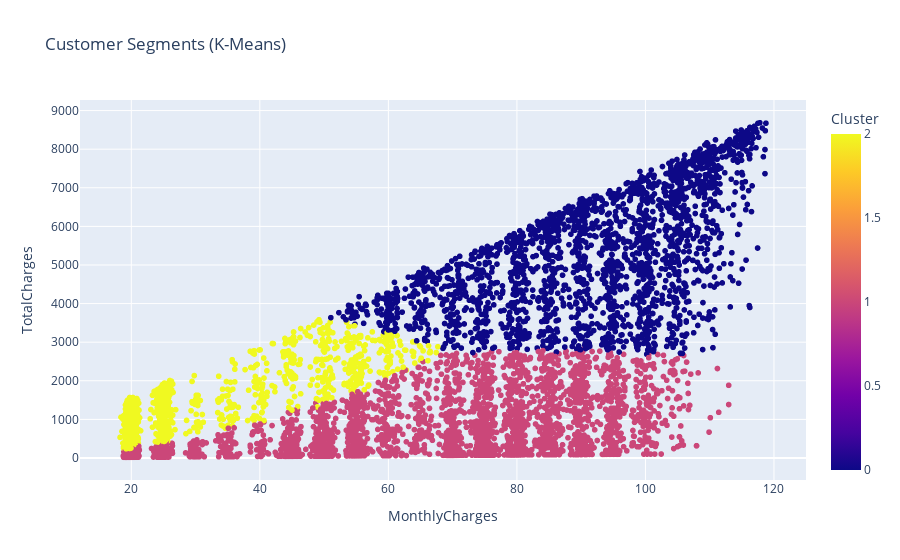

Source (notebook cell):
### Markdown cell above
# SECTION 6 
- Visualizations (EDA, Clustering, Feature Importance)

### Code cell
# ============================
# FULL VISUALIZATION + EDA + CLUSTERING
# ============================

# --- Missing Values Heatmap ---
plt.figure(figsize=(10,5))
sns.heatmap(df.isnull(), cbar=False, cmap="viridis")
plt.title("Missing Values Heatmap")
plt.show()

# --- Distribution Plots ---
num_cols = ["tenure", "MonthlyCharges", "TotalCharges"]
for col in num_cols:
    plt.figure(figsize=(7,4))
    sns.histplot(df[col], kde=True)
    plt.title(f"Distribution of {col}")
    plt.show()

# --- Pairplot ---
sns.pairplot(df[num_cols])
plt.show()

# --- Outliers ---
for col in num_cols:
    Q1 = df[col].quantile(0.25)
    Q3 = df[col].quantile(0.75)
    IQR = Q3 - Q1
    outliers = df[(df[col] < Q1 - 1.5*IQR) | (df[col] > Q3 + 1.5*IQR)]
    print(f"Outliers in {col}: {outliers.shape[0]}")

# ----------------------------
# STATISTICAL TESTS
# ----------------------------

from scipy.stats import chi2_contingency, f_oneway

cat_cols = df.select_dtypes(include="uint8").columns
for col in cat_cols:
    contingency = pd.crosstab(df[col], df["Churn"])
    chi2, p, _, _ = chi2_contingency(contingency)
    print(f"Chi-square Test for {col}: p = {p}")

for col in num_cols:
    groups = [group[col].values for _, group in df.groupby("Churn")]
    stat, p = f_oneway(*groups)
    print(f"ANOVA for {col}: p = {p}")

# ----------------------------
# K-MEANS CLUSTERING
# ----------------------------

from sklearn.cluster import KMeans
from sklearn.preprocessing import StandardScaler

segment_data = df[["tenure", "MonthlyCharges", "TotalCharges"]]
scaled = StandardScaler().fit_transform(segment_data)

# Elbow method
inertia = []
for k in range(1,10):
    kmeans = KMeans(n_clusters=k, random_state=42)
    kmeans.fit(scaled)
    inertia.append(kmeans.inertia_)

plt.plot(range(1,10), inertia, "o-")
plt.title("Elbow Method")
plt.xlabel("Clusters")
plt.ylabel("Inertia")
plt.show()

# Final clustering
kmeans = KMeans(n_clusters=3, random_state=42)
df["Cluster"] = kmeans.fit_predict(scaled)

px.scatter(df, x="MonthlyCharges", y="TotalCharges", color="Cluster",
           title="Customer Segments (K-Means)").show()

# ----------------------------
# FEATURE IMPORTANCE
# ----------------------------

rf_model = rf_search.best_estimator_.named_steps["model"]
plt.bar(range(len(rf_model.feature_importances_)), rf_model.feature_importances_)
plt.title("Random Forest Feature Importance")
plt.show()

xgb.plot_importance(best_model)
plt.show()

# ----------------------------
# EXTRA MODELS (KNN & SVM)
# ----------------------------

from sklearn.neighbors import KNeighborsClassifier
from sklearn.svm import SVC

knn = Pipeline([("pre", preprocessor), ("model", KNeighborsClassifier())])
knn.fit(X_train, y_train)

svm_model = Pipeline([("pre", preprocessor), ("model", SVC(probability=True))])
svm_model.fit(X_train, y_train)

print("KNN Accuracy:", knn.score(X_test, y_test))
print("SVM Accuracy:", svm_model.score(X_test, y_test))

### Figure 1 — Plotly figure (JSON) as saved in the notebook; plotly's stock layout.template omitted (floating-point values rounded to 4 significant figures; data arrays with more than 128 entries replaced by an {"elided": "..."} marker saying what was removed)
{"data": [{"hovertemplate": "MonthlyCharges=%{x}<br>TotalCharges=%{y}<br>Cluster=%{marker.color}<extra></extra>", "legendgroup": "", "marker": {"color": {"elided": "7032 int values"}, "coloraxis": "coloraxis", "symbol": "circle"}, "mode": "markers", "name": "", "showlegend": false, "type": "scattergl", "x": {"elided": "7032 float values"}, "xaxis": "x", "y": {"elided": "7032 float values"}, "yaxis": "y"}], "layout": {"coloraxis": {"colorbar": {"title": {"text": "Cluster"}}, "colorscale": [[0, "#0d0887"], [0.1111, "#46039f"], [0.2222, "#7201a8"], [0.3333, "#9c179e"], [0.4444, "#bd3786"], [0.5556, "#d8576b"], [0.6667, "#ed7953"], [0.7778, "#fb9f3a"], [0.8889, "#fdca26"], [1, "#f0f921"]]}, "legend": {"tracegroupgap": 0}, "title": {"text": "Customer Segments (K-Means)"}, "xaxis": {"anchor": "y", "domain": [0, 1], "title": {"text": "MonthlyCharges"}}, "yaxis": {"anchor": "x", "domain": [0, 1], "title": {"text": "TotalCharges"}}}}
